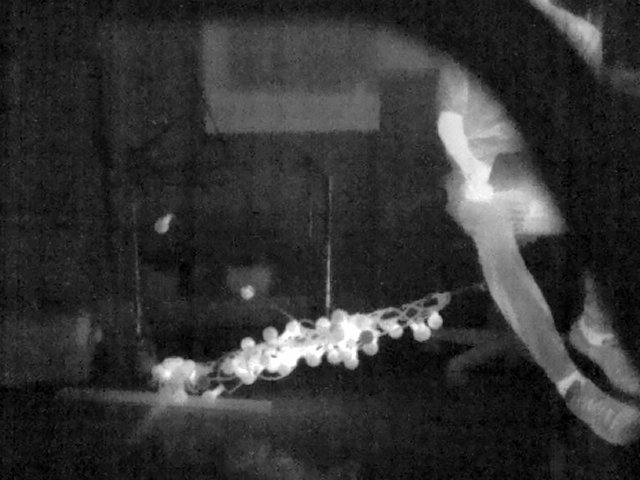
#> input picture FLIR/FLIR0041.jpg, 640 x 480 px
$ python pixread.py
#> lines starting #> are read from the running program, lines starting #| are printed output that depends on the picture; after the words box and inside, x2 and y2 are one past the last pixel; in counts of white or black regions, pixels touching at a corner belong together
import cv2
import numpy as np
import matplotlib.pyplot as plt

def load_image(path):
    # Load an image in grayscale
#> called with path = 'FLIR0041.jpg'
    return cv2.imread(path, cv2.IMREAD_GRAYSCALE)
#> returned value is the input picture: shape (480, 640); min 0, max 255, mean 51.6

def find_hot_pixels(image, threshold):
    # Identify hot pixels using thresholding
#> called with threshold = 250
    _, thresh = cv2.threshold(image, threshold, 255, cv2.THRESH_BINARY)
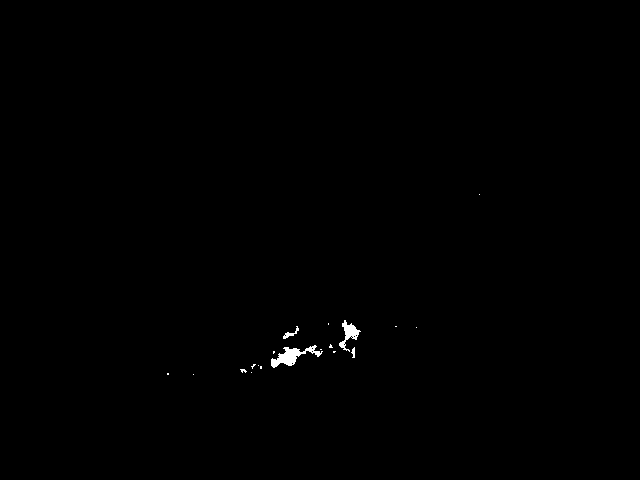
#> thresh: shape (480, 640); 0.28% white; 19 white regions (15 under 20 px), largest, box (x1, y1, x2, y2) and area: (271, 345, 323, 368) 441, (339, 320, 361, 352) 253, (283, 326, 299, 339) 62, (351, 347, 355, 358) 28
    return thresh

def calculate_angle(eigenvector):
    # Calculate angle in radians and then convert to degrees
    angle_rad = np.arctan2(eigenvector[1], eigenvector[0])
    angle_deg = np.degrees(angle_rad)
    # Normalize the angle to be between 0 and 180 degrees
    angle_deg = angle_deg % 180
    return angle_deg

def calculate_orientation_PCA(contours):
    # Concatenate all contour points into a list before stacking
    all_points = np.vstack([contour.squeeze() for contour in contours])

    # Check if all_points is not empty and has more than one point
    if all_points.shape[0] > 1:
        # Convert all_points to float32 required by cv2.PCACompute
        all_points = np.array(all_points, dtype=np.float32)

        # Compute PCA on the points
        mean, eigenvectors = cv2.PCACompute(all_points, mean=None)

        # Use the first eigenvector as the direction
        axis = eigenvectors[0] * 100  # Scale the axis for visibility

        # Calculate the ends of the principal axis
        p1 = tuple(mean[0] + axis)
        p2 = tuple(mean[0] - axis)

        # Calculate the angle
        angle_deg = calculate_angle(eigenvectors[0])

        return p1, p2, angle_deg

    return None, None, None

def draw_axis(image, p1, p2, color=(0, 255, 0)):
    if p1 is not None and p2 is not None:
        cv2.line(image, tuple(map(int, p1)), tuple(map(int, p2)), color, 2)
    return image

def preprocess_image(image, kernel_size=3, iterations=1):
#> called with kernel_size = 5, iterations = 2
    kernel = np.ones((kernel_size, kernel_size), np.uint8)
    dilated = cv2.dilate(image, kernel, iterations=iterations)
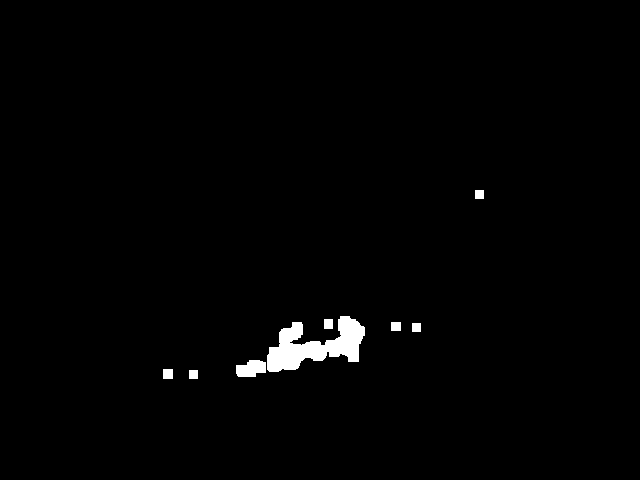
#> dilated: shape (480, 640); 1.2% white; 8 white regions, largest, box (x1, y1, x2, y2) and area: (267, 316, 365, 372) 2784, (236, 360, 266, 377) 398, (163, 369, 173, 379) 100
    processed_image = cv2.erode(dilated, kernel, iterations=iterations)
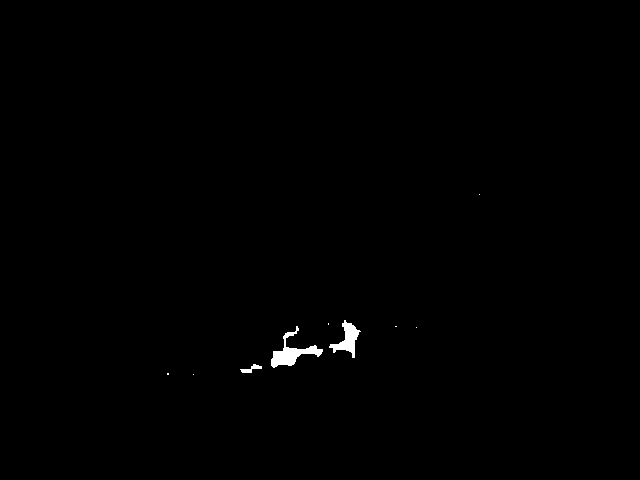
#> processed_image: shape (480, 640); 0.4% white; 9 white regions (6 under 20 px)
    return processed_image

def show_image_with_plt(image, title='Image with Principal Axis'):
    plt.imshow(image, cmap='gray')
    plt.title(title)
    plt.axis('off')
    plt.show()

# Usage
image_path = 'FLIR0041.jpg'  # Update with your path if needed
threshold_value = 250 # Adjust based on your specific temperature threshold

image = load_image(image_path)
assert image is not None, "Image not loaded, check the file path."
hot_pixels = find_hot_pixels(image, threshold_value)
processed_image = preprocess_image(hot_pixels, kernel_size=5, iterations=2)
contours, _ = cv2.findContours(processed_image, cv2.RETR_EXTERNAL, cv2.CHAIN_APPROX_SIMPLE)
#> contours = 9 contours, 6 with area under 20; largest, box (x1, y1, x2, y2) and area: (271, 326, 323, 368) 574, (329, 320, 361, 358) 407, (240, 364, 262, 373) 60

# Initialize angle_deg to None
angle_deg = None

# Ensure that calculate_orientation_PCA does not return None before attempting to draw text
result = calculate_orientation_PCA(contours)
#> in calculate_orientation_PCA, `all_points = np.vstack([contour.squeeze() for contour in contours])`: all_points = 162 pairs, first value 167 to 479, second value 194 to 374
#> in calculate_orientation_PCA, `mean, eigenvectors = cv2.PCACompute(all_points, mean=None)`: mean = [[307.1, 345.7]]; eigenvectors = [[0.95, -0.314], [0.314, 0.95]]
#> in calculate_orientation_PCA, `axis = eigenvectors[0] * 100`: axis = [94.95, -31.38]
#> in calculate_orientation_PCA, `p1 = tuple(mean[0] + axis)`: p1 = (402.1, 314.3)
#> in calculate_orientation_PCA, `p2 = tuple(mean[0] - axis)`: p2 = (212.2, 377.1)
#> in calculate_angle, `angle_rad = np.arctan2(eigenvector[1], eigenvector[0])`: angle_rad = -0.319
#> in calculate_angle, `angle_deg = np.degrees(angle_rad)`: angle_deg = -18.29
#> in calculate_angle, `angle_deg = angle_deg % 180`: angle_deg = 161.7
#> result = ((402.1, 314.3), (212.2, 377.1), 161.7)
if result is not None:
    p1, p2, angle_deg = result
#> p1 = (402.1, 314.3); p2 = (212.2, 377.1); angle_deg = 161.7
    image_with_line = draw_axis(image.copy(), p1, p2)
else:
    image_with_line = image.copy()
    print("No contours found to calculate orientation.")

# Only draw text if angle_deg is defined
if angle_deg is not None:
    # Draw the angle on the image
    font = cv2.FONT_HERSHEY_SIMPLEX
    text = "Angle: {:.2f} degrees".format(angle_deg)
#> text = 'Angle: 161.71 degrees'
    cv2.putText(image_with_line, text, (10, 30), font, 1, (255, 255, 255), 2, cv2.LINE_AA)
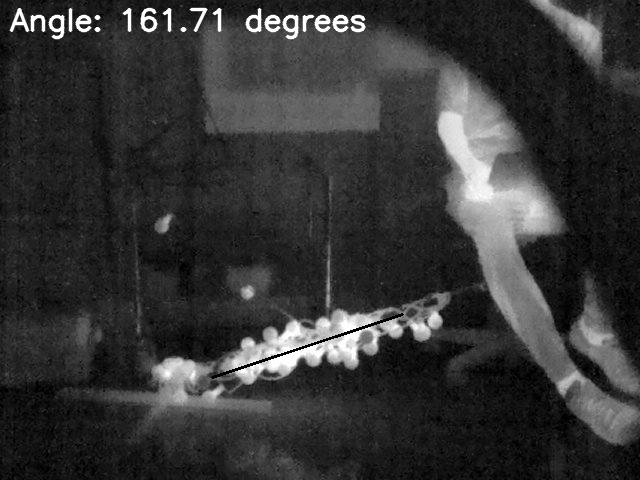
#> image_with_line: shape (480, 640); min 0, max 255, mean 53.1
    print(text)
#| Angle: 161.71 degrees
else:
    print("Angle not calculated.")

show_image_with_plt(image_with_line, 'Principal Axis of Heat Source')

$ run again, with FLIR/FLIR0032.jpg copied over FLIR/FLIR0041.jpg
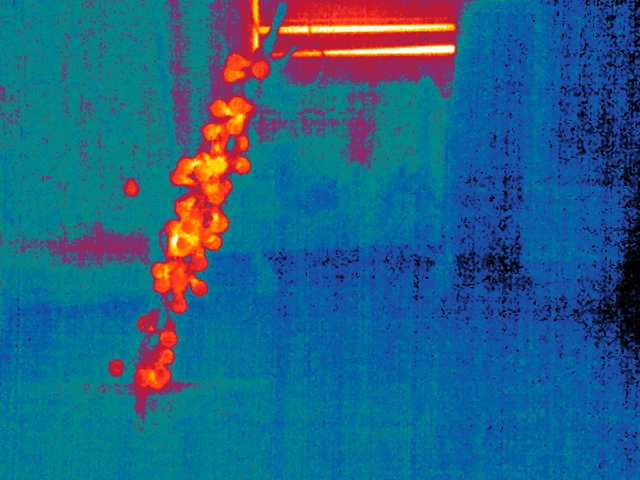
#> input picture FLIR/FLIR0032.jpg, 640 x 480 px
#> in find_hot_pixels, `_, thresh = cv2.threshold(image, threshold, 255, cv2.THRESH_BINARY)`:
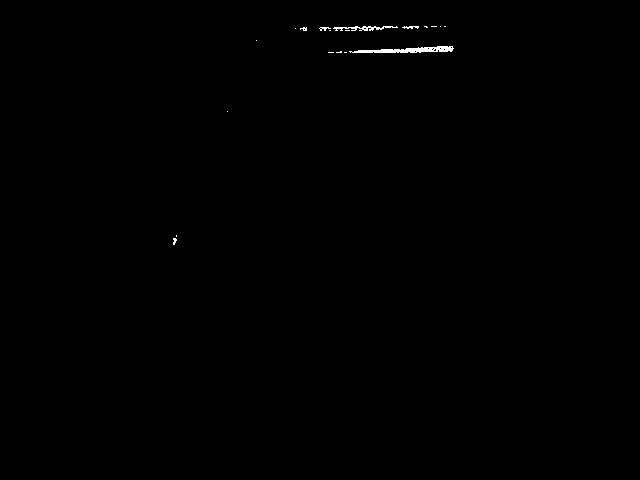
#> thresh: shape (480, 640); 0.23% white; 19 white regions (15 under 20 px), largest, box (x1, y1, x2, y2) and area: (349, 46, 454, 53) 409, (333, 26, 398, 31) 158, (402, 26, 419, 29) 33, (319, 27, 331, 31) 26
#> dilated: shape (480, 640); 1.2% white; 6 white regions, box (x1, y1, x2, y2) and area: (324, 42, 458, 57) 1599, (315, 22, 450, 35) 1521, (291, 23, 311, 35) 219, (169, 231, 181, 249) 201, (252, 36, 261, 45) 81, (223, 107, 232, 116) 81
#> processed_image: shape (480, 640); 0.3% white; 6 white regions (2 under 20 px)
#> contours = 6 contours, 4 with area under 20; largest, box (x1, y1, x2, y2) and area: (328, 46, 454, 53) 344, (319, 26, 446, 31) 266
#> all_points = 61 pairs, first value 173 to 453, second value 26 to 244
#> mean = [[339.4, 71.64]]; eigenvectors = [[0.779, -0.627], [0.627, 0.779]]
#> axis = [77.89, -62.71]
#> in calculate_orientation_PCA, `p1 = tuple(mean[0] + axis)`: p1 = (417.3, 8.93)
#> in calculate_orientation_PCA, `p2 = tuple(mean[0] - axis)`: p2 = (261.6, 134.4)
#> angle_rad = -0.678
#> in calculate_angle, `angle_deg = np.degrees(angle_rad)`: angle_deg = -38.84
#> in calculate_angle, `angle_deg = angle_deg % 180`: angle_deg = 141.2
#> result = ((417.3, 8.93), (261.6, 134.4), 141.2)
#> `p1, p2, angle_deg = result`: p1 = (417.3, 8.93); p2 = (261.6, 134.4); angle_deg = 141.2
#> text = 'Angle: 141.16 degrees'
#> `cv2.putText(image_with_line, text, (10, 30), font, 1, (255, 255, 255),..`:
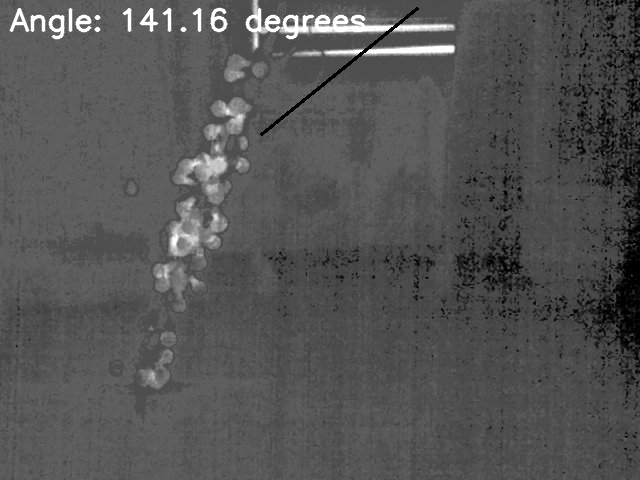
#> image_with_line: shape (480, 640); min 0, max 255, mean 83.9
#| Angle: 141.16 degrees

$ run again, with FLIR/FLIR0033.jpg copied over FLIR/FLIR0041.jpg
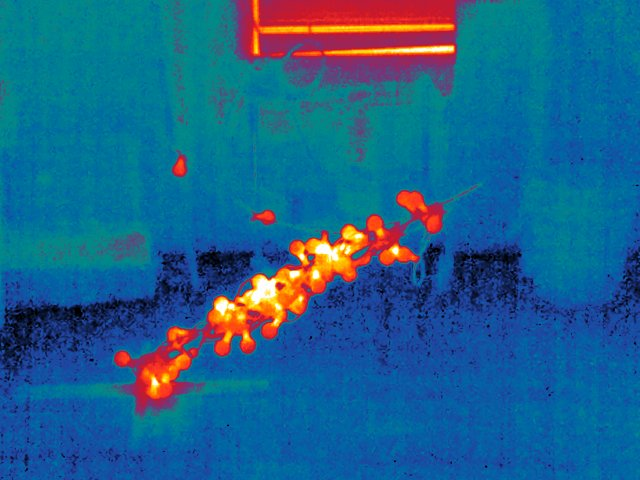
#> input picture FLIR/FLIR0033.jpg, 640 x 480 px
#> in find_hot_pixels, `_, thresh = cv2.threshold(image, threshold, 255, cv2.THRESH_BINARY)`:
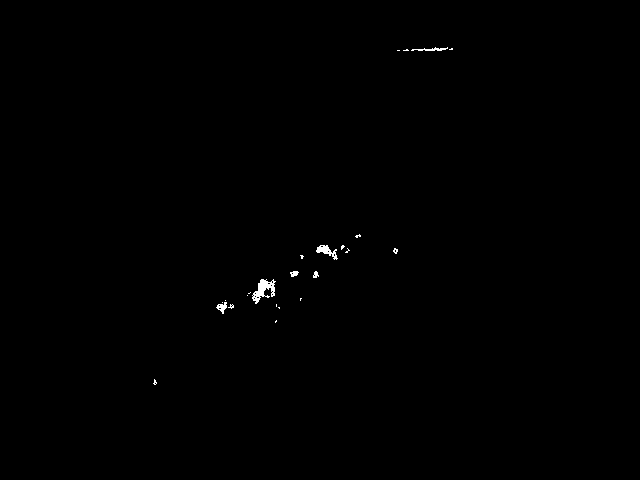
#> thresh: shape (480, 640); 0.24% white; 24 white regions (18 under 20 px), largest, box (x1, y1, x2, y2) and area: (252, 279, 276, 304) 277, (316, 245, 338, 260) 140, (411, 47, 448, 51) 74, (216, 302, 227, 314) 68, (290, 271, 299, 277) 37, (313, 271, 319, 278) 28
#> dilated: shape (480, 640); 1.3% white; 12 white regions, largest, box (x1, y1, x2, y2) and area: (243, 275, 284, 313) 1021, (312, 241, 354, 264) 726, (393, 43, 457, 55) 675
#> processed_image: shape (480, 640); 0.33% white; 14 white regions (7 under 20 px)
#> contours = 14 contours, 8 with area under 20; largest, box (x1, y1, x2, y2) and area: (247, 279, 276, 304) 352, (316, 245, 350, 260) 196, (216, 300, 234, 314) 88, (397, 47, 453, 51) 66, (290, 271, 299, 277) 27, (313, 271, 319, 278) 20
#> all_points = 187 pairs, first value 153 to 452, second value 47 to 384
#> mean = [[300.1, 262.5]]; eigenvectors = [[-0.686, 0.727], [0.727, 0.686]]
#> axis = [-68.62, 72.74]
#> in calculate_orientation_PCA, `p1 = tuple(mean[0] + axis)`: p1 = (231.4, 335.2)
#> in calculate_orientation_PCA, `p2 = tuple(mean[0] - axis)`: p2 = (368.7, 189.7)
#> angle_rad = 2.33
#> in calculate_angle, `angle_deg = np.degrees(angle_rad)`: angle_deg = 133.3
#> result = ((231.4, 335.2), (368.7, 189.7), 133.3)
#> `p1, p2, angle_deg = result`: p1 = (231.4, 335.2); p2 = (368.7, 189.7); angle_deg = 133.3
#> text = 'Angle: 133.33 degrees'
#> `cv2.putText(image_with_line, text, (10, 30), font, 1, (255, 255, 255),..`:
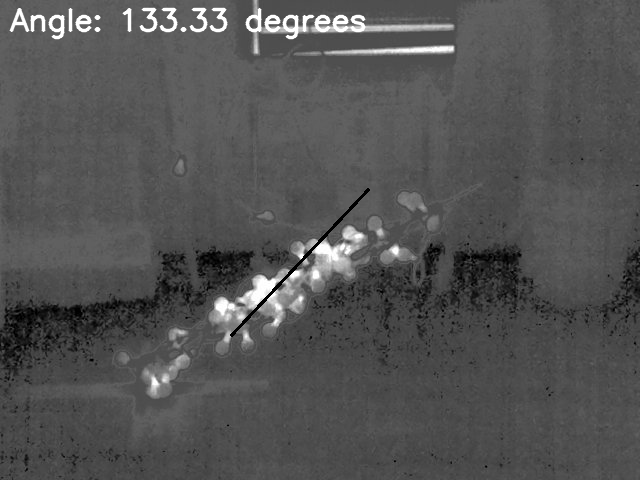
#> image_with_line: shape (480, 640); min 0, max 255, mean 83.1
#| Angle: 133.33 degrees
